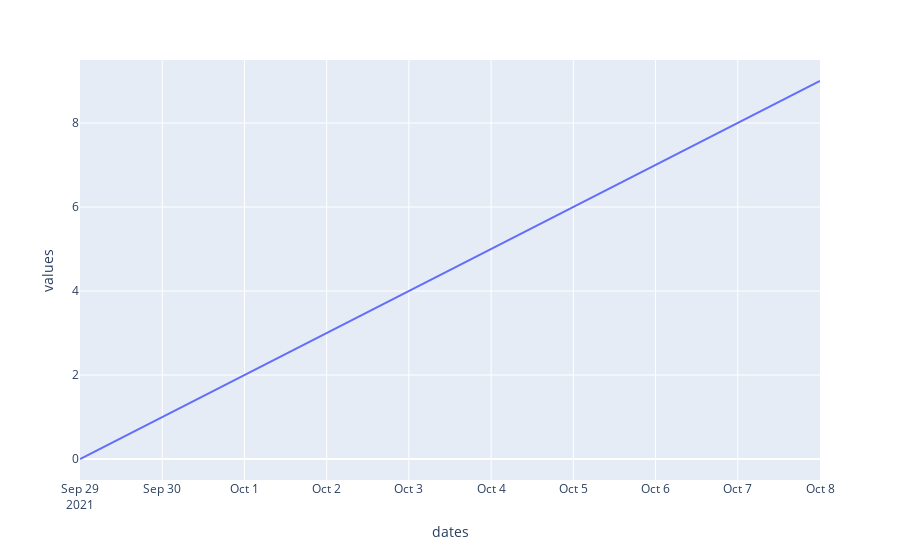

Here is the notebook cell this chart was saved with:
### Code cell
fig = px.line(df, x='dates', y='values')
fig.show()

### Figure 1 — Plotly figure (JSON) as saved in the notebook; plotly's stock layout.template omitted (floating-point values rounded to 4 significant figures)
{"data": [{"hovertemplate": "dates=%{x}<br>values=%{y}<extra></extra>", "legendgroup": "", "line": {"color": "#636efa", "dash": "solid"}, "marker": {"symbol": "circle"}, "mode": "lines", "name": "", "orientation": "v", "showlegend": false, "type": "scatter", "x": ["2021-09-29T00:00:00", "2021-09-30T00:00:00", "2021-10-01T00:00:00", "2021-10-02T00:00:00", "2021-10-03T00:00:00", "2021-10-04T00:00:00", "2021-10-05T00:00:00", "2021-10-06T00:00:00", "2021-10-07T00:00:00", "2021-10-08T00:00:00"], "xaxis": "x", "y": [0, 1, 2, 3, 4, 5, 6, 7, 8, 9], "yaxis": "y"}], "layout": {"legend": {"tracegroupgap": 0}, "margin": {"t": 60}, "xaxis": {"anchor": "y", "domain": [0, 1], "title": {"text": "dates"}}, "yaxis": {"anchor": "x", "domain": [0, 1], "title": {"text": "values"}}}}
